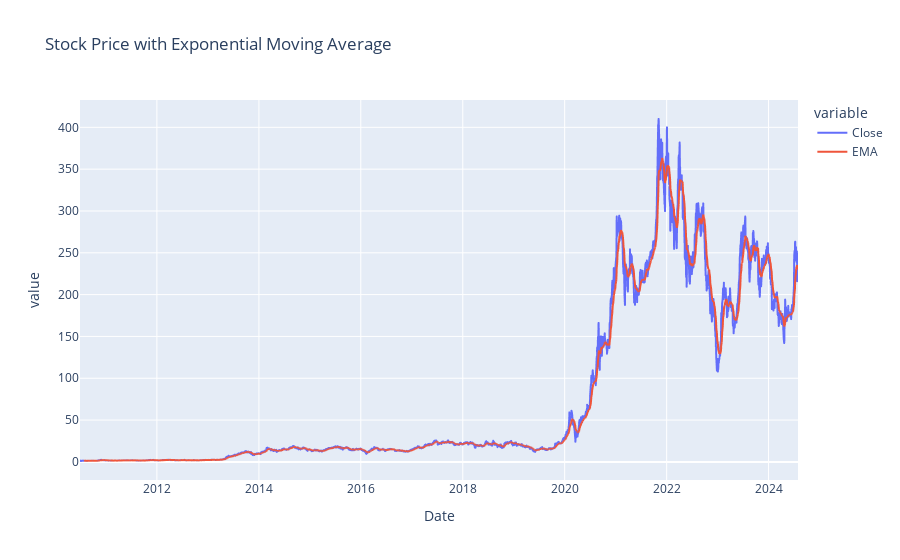

Source (notebook cell):
### Code cell
fa.plot_ema()

### Figure 1 — Plotly figure (JSON) as saved in the notebook; plotly's stock layout.template omitted (floating-point values rounded to 4 significant figures; data arrays with more than 128 entries replaced by an {"elided": "..."} marker saying what was removed)
{"data": [{"hovertemplate": "variable=Close<br>Date=%{x}<br>value=%{y}<extra></extra>", "legendgroup": "Close", "line": {"color": "#636efa", "dash": "solid"}, "marker": {"symbol": "circle"}, "mode": "lines", "name": "Close", "showlegend": true, "type": "scattergl", "x": {"elided": "3545 str values"}, "xaxis": "x", "y": {"elided": "3545 float values"}, "yaxis": "y"}, {"hovertemplate": "variable=EMA<br>Date=%{x}<br>value=%{y}<extra></extra>", "legendgroup": "EMA", "line": {"color": "#EF553B", "dash": "solid"}, "marker": {"symbol": "circle"}, "mode": "lines", "name": "EMA", "showlegend": true, "type": "scattergl", "x": {"elided": "3545 str values"}, "xaxis": "x", "y": {"elided": "3545 float values"}, "yaxis": "y"}], "layout": {"legend": {"title": {"text": "variable"}, "tracegroupgap": 0}, "title": {"text": "Stock Price with Exponential Moving Average"}, "xaxis": {"anchor": "y", "domain": [0, 1], "title": {"text": "Date"}}, "yaxis": {"anchor": "x", "domain": [0, 1], "title": {"text": "value"}}}}
